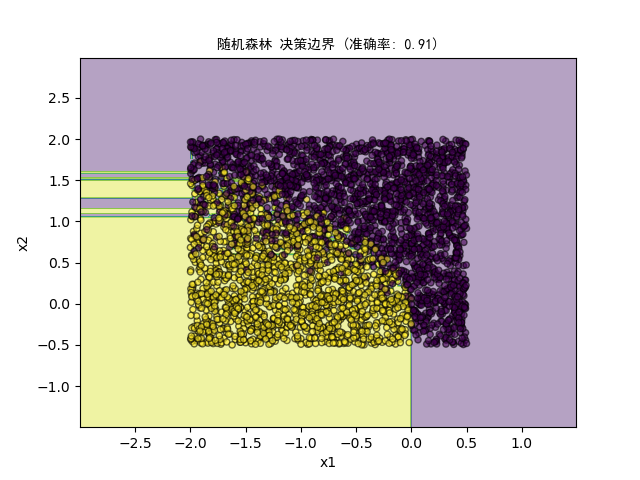

The Python source for this figure:
import numpy as np
import pandas as pd
import matplotlib.pyplot as plt
from sklearn.ensemble import RandomForestClassifier
from sklearn.metrics import accuracy_score
from sklearn.model_selection import train_test_split, cross_val_score

# 加载数据
data = pd.read_csv("F:/intern in FSD/test for double integrator/generated_data.csv")
X = data.iloc[:, :-1].values
y = data.iloc[:, -1].values

# 选择前两个特征进行可视化
X = X[:, :2]

# 分割数据为训练集和测试集
X_train, X_test, y_train, y_test = train_test_split(X, y, test_size=0.3, random_state=42)

# 使用随机森林模型进行训练
clf_rf = RandomForestClassifier(n_estimators=100, random_state=42)
clf_rf.fit(X_train, y_train)
y_pred_rf = clf_rf.predict(X_test)
accuracy_rf = accuracy_score(y_test, y_pred_rf)
print(f"随机森林分类准确率: {accuracy_rf:.2f}")

# 使用交叉验证评估
def evaluate_model(model, X, y):
    scores = cross_val_score(model, X, y, cv=5)
    return scores.mean()

print(f"随机森林交叉验证准确率: {evaluate_model(clf_rf, X, y):.2f}")

# 绘制决策边界
def plot_decision_boundary(model, X, y, title):
    x_min, x_max = X[:, 0].min() - 1, X[:, 0].max() + 1
    y_min, y_max = X[:, 1].min() - 1, X[:, 1].max() + 1
    xx, yy = np.meshgrid(np.arange(x_min, x_max, 0.01),
                         np.arange(y_min, y_max, 0.01))
    Z = model.predict(np.c_[xx.ravel(), yy.ravel()])
    Z = Z.reshape(xx.shape)
    plt.contourf(xx, yy, Z, alpha=0.4)
    plt.scatter(X[:, 0], X[:, 1],alpha=0.6, c=y, s=20, edgecolor='k')
    plt.title(title, fontproperties="SimHei")  # 设置字体为支持中文的字体
    plt.xlabel('x1')
    plt.ylabel('x2')
    plt.show()

# 绘制随机森林模型的决策边界
plot_decision_boundary(clf_rf, X, y, f"随机森林 决策边界 (准确率: {accuracy_rf:.2f})")
